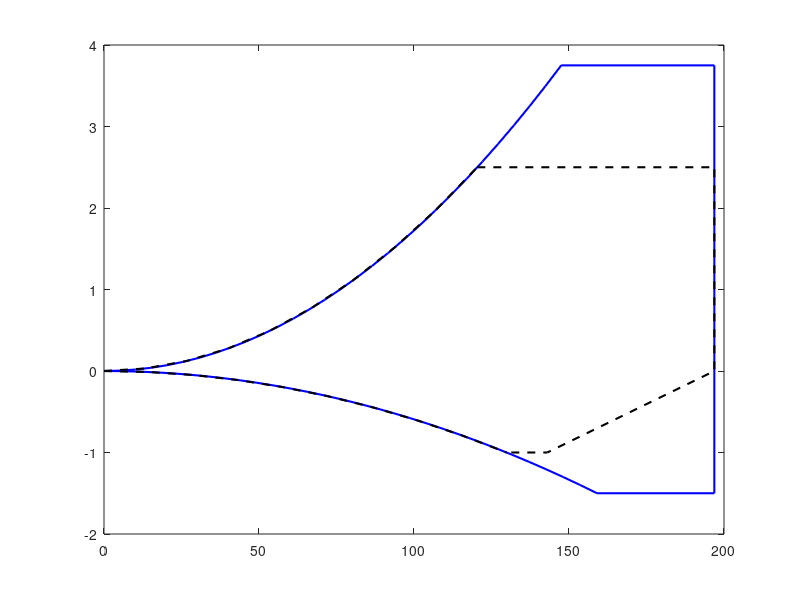

This chart was generated by the following MATLAB code: (Note: this script raises an error after producing the figure.)
clear
clc

x_FA = 0.375; % Flexural Axis 
x_AC = 0.25; % Aerodynamic Centre
x_CG = 0.4; % Wing + Fuel Centre of Gravity (update to more accurate one!!)

MTOW = 385434.9; % [N]
W_NFW = MTOW - 7475*9.81; % No fuel at wing
Sref = 79.471;
b = 28.2;
W_S = 4850;
c_bar = 3.25;
sweep_c4 = 12;
taper = 0.4;
rho = 1.225;
AR = 10;
c_root = 2*Sref/(b*(1+taper));
c_tip = c_root*taper;
sweep_FA = atand(tand(sweep_c4)-(4/AR)*((x_FA - x_AC)*(1-taper)/(1+taper)));
sweep_LE = atand(tand(sweep_c4)-(4/AR)*((0 - x_AC)*(1-taper)/(1+taper)));
sweep_hinge = atand(tand(sweep_c4)-(4/AR)*((0.75 - x_AC)*(1-taper)/(1+taper)));
sweep_10 = atand(tand(sweep_c4)-(4/AR)*((0.1 - x_AC)*(1-taper)/(1+taper)));

n = 3.75;
n_A = 2.5;
n_A_low = -1;
n_low = -1.5;
s = b*0.5; %/cosd(sweep_c4); % Should this be at c/4 or flexural axis?????
y = linspace(0,s,100);


Clmax_clean = 1.365;
Clmin_airfoil = -0.8;
Clmin = 0.6*Clmin_airfoil*cosd(sweep_c4);
Cl_alpha = 5.84;


V_cruise = 143; % [m/s] for first leg (greates EAS)
V_ne = (1/0.8)*(V_cruise/0.69)*(0.69+0.07); %formula from CS_25 





% x_airfoil = [1, 0.95033, 0.90066, 0.8509, 0.80103, 0.75107, 0.70101, 0.65086, 0.60064, 0.55035, 0.5, 0.44962, 0.39923, 0.34884, 0.29846, 0.24881, 0.19781, 0.14757, 0.09746, 0.07247, 0.04757, 0.02283, 0.01059, 0.0058, 0.00347, 0, 0.00653, 0.0092, 0.01441, 0.02717, 0.05243, 0.07753, 0.10254, 0.15243, 0.20219, 0.25189, 0.30154, 0.35116, 0.40077, 0.45038, 0.5, 0.54965, 0.59936, 0.64914, 0.69899, 0.74893, 0.79897, 0.8491, 0.89934, 0.94967, 1];
% y_airfoil = [0, 0.00986, 0.01979, 0.02974, 0.03935, 0.04847, 0.05686, 0.0644, 0.07085, 0.07602, 0.07963, 0.08139, 0.08139, 0.07971, 0.07658, 0.07193, 0.06562, 0.05741, 0.04672, 0.0401, 0.03227, 0.02234, 0.01588, 0.01236, 0.0101, 0, -0.0081, -0.00956, -0.0116, -0.0149, -0.01963, -0.02314, -0.02604, -0.03049, -0.03378, -0.03613, -0.0377, -0.03851, -0.03855, -0.03759, -0.03551, -0.03222, -0.02801, -0.0232, -0.01798, -0.01267, -0.00751, -0.00282, 0.00089, 0.00278, 0];
% 
% figure 
% plot([x_FS,x_FS,x_RS,x_RS,x_FS],[y_avg+0.02,-y_avg+0.02,-y_avg+0.02,y_avg+0.02,y_avg+0.02],'b-','LineWidth',2)
% hold on
% plot(x_FA,0.02,'b*','LineWidth',2,'MarkerSize',14)
% %plot(x_CG,0,'ko','LineWidth',2,'MarkerSize',14)
% plot(x_airfoil,y_airfoil,'k-','LineWidth',2)
% hold off
% grid minor
% box on
% ax=gca;ax.LineWidth=1;
% set(gca,'FontSize',18)
% set(gca,'TickLabelInterpreter','latex')
% xlabel('x/c [m]','Interpreter', 'latex', 'FontSize',24)
% ylabel('y/c [m]','Interpreter', 'latex', 'FontSize',24)
% legend('Wingbox','Flexural Axis','Interpreter', 'latex', 'FontSize',22)


%%
%%%%%%%%%%%%%%%%%%%%%%%%%%% Limit Load Case %%%%%%%%%%%%%%%%%%%%%%%%%%%%%%

n_up = 2.5;
n_down = -1;
V_A_up = sqrt(MTOW*n_up/(0.5*rho*Clmax_clean*Sref));
V_A_down = sqrt(MTOW*n_down/(0.5*rho*Clmin*Sref));

V_left_up = linspace(0,V_A_up,10);
V_left_down = linspace(0,V_A_down,10);
n_left_up = 0.5*rho*V_left_up.^2*Clmax_clean*Sref/MTOW;
n_left_down = 0.5*rho*V_left_down.^2*Clmin*Sref/MTOW;


%%%%%%%%%%%%%%%%%%%%%%%%%% Ultimate Load Case %%%%%%%%%%%%%%%%%%%%%%%%%%%%

n_up_UL = 2.5*1.5;
n_down_UL = -1*1.5;
V_A_up_UL = sqrt(MTOW*n_up_UL/(0.5*rho*Clmax_clean*Sref));
V_A_down_UL = sqrt(MTOW*n_down_UL/(0.5*rho*Clmin*Sref));

V_left_up_UL = linspace(0,V_A_up_UL,30);
V_left_down_UL = linspace(0,V_A_down_UL,30);
n_left_up_UL = 0.5*rho*V_left_up_UL.^2*Clmax_clean*Sref/MTOW;
n_left_down_UL = 0.5*rho*V_left_down_UL.^2*Clmin*Sref/MTOW;


figure
plot(V_left_up_UL,n_left_up_UL,'b-','LineWidth',1.5)
hold on
plot(V_left_up,n_left_up,'k--','LineWidth',1.5)
plot(V_left_down_UL,n_left_down_UL,'b-','LineWidth',1.5)
plot([V_A_up_UL,V_ne,V_ne,V_A_down_UL],[n_up_UL,n_up_UL,n_down_UL,n_down_UL],'b-','LineWidth',1.5)
plot(V_left_down,n_left_down,'k--','LineWidth',1.5)
plot([V_A_up,V_ne,V_ne,V_cruise,V_A_down],[n_up,n_up,0,n_down,n_down],'k--','LineWidth',1.5)
p1=plot(120.426,2.5,'ko',MarkerFaceColor='k');
label(p1,'$V_A$','Interpreter', 'latex','FontSize',15)
p2=plot(196.88,3.75,'ko',MarkerFaceColor='k');
label(p2,'$V_D$','Interpreter', 'latex','FontSize',15)
hold off
grid on 
box on
ax=gca;ax.LineWidth=1;
set(gca,'FontSize',15)
set(gca,'TickLabelInterpreter','latex')
xlabel('EAS [m/s]','Interpreter', 'latex', 'FontSize',18)
ylabel('Load Factor n','Interpreter', 'latex', 'FontSize',18)
legend('Ultimate Load','Limit Load','Interpreter', 'latex', 'FontSize',16)


%%%%%%%%%%%%%%%%%%%%%%%%%%%%% Gust Loads %%%%%%%%%%%%%%%%%%%%%%%%%%%%%%%%
rho = 1.225;
mu = W_S/(0.5*rho*9.81*c_bar*Cl_alpha);
K = 0.88*mu/(5.3 + mu);

U_de_turb = 20;
U_de_cruise = 15.2;
U_de_dive = 7.6;

U_turb = K*U_de_turb;
U_cruise = K*U_de_cruise;
U_dive = K*U_de_dive;

V_s1 = sqrt(MTOW*1/(0.5*rho*Clmax_clean*Sref)); % Stall speed at level flight

V_g = V_s1*sqrt(1 + (K*U_de_turb*V_cruise*1.94384*Cl_alpha)/(498*W_S*0.204816));

% dn_turb = 0.5*rho*U_turb*V_g*Cl_alpha/W_S;
% dn_cruise = 0.5*rho*U_cruise*V_cruise*Cl_alpha/W_S;
% dn_dive = 0.5*rho*U_dive*V_ne*Cl_alpha/W_S;

dn_turb = Cl_alpha*0.5*rho*V_g*U_turb/W_S;
dn_cruise = 0.5*rho*U_cruise*V_cruise*Cl_alpha/W_S;
dn_dive = 0.5*rho*U_dive*V_ne*Cl_alpha/W_S;

figure
plot(V_left_up_UL,n_left_up_UL,'b-','LineWidth',1.5)
hold on
plot(V_left_up,n_left_up,'k--','LineWidth',1.5)
plot([0,V_g,V_cruise,V_ne,V_ne,V_cruise,V_g,0],[1,1+dn_turb,1+dn_cruise,1+dn_dive,1-dn_dive,1-dn_cruise,1-dn_turb,1],'r-.','LineWidth',1.5)
plot(V_left_down_UL,n_left_down_UL,'b-','LineWidth',1.5)
plot([V_A_up_UL,V_ne,V_ne,V_A_down_UL],[n_up_UL,n_up_UL,n_down_UL,n_down_UL],'b-','LineWidth',1.5)
plot(V_left_down,n_left_down,'k--','LineWidth',1.5)
plot([V_A_up,V_ne,V_ne,V_cruise,V_A_down],[n_up,n_up,0,n_down,n_down],'k--','LineWidth',1.5)
p1=plot(120.426,2.5,'ko',MarkerFaceColor='k');
label(p1,'$V_A$','Interpreter', 'latex','FontSize',15)
p2=plot(196.88,3.75,'ko',MarkerFaceColor='k');
label(p2,'$V_D$','Interpreter', 'latex','FontSize',15)
hold off
grid on
box on
ax=gca;ax.LineWidth=1;
set(gca,'FontSize',15)
set(gca,'TickLabelInterpreter','latex')
xlabel('EAS [m/s]','Interpreter', 'latex', 'FontSize',18)
ylabel('Load Factor n','Interpreter', 'latex', 'FontSize',18)
legend('Ultimate Load','Limit Load','Gust Load','Interpreter', 'latex', 'FontSize',16)

%%%%%%%%%%%%%%%%%%%%%%%%%% Normal Landing Load %%%%%%%%%%%%%%%%%%%%%%%%%%%

V_v = 3.05;
n_gear = 3;
W_land = 356806.6;
KE_v = 0.5*(W_land/9.81)*V_v^2;


%%%%%%%%%%%%%%%%%%%%%%%%%%%%% Inertia Loads %%%%%%%%%%%%%%%%%%%%%%%%%%%%%%

% 3.5 Load Factor

W_fuel = zeros(1,length(y));
W_wing = zeros(1,length(y));
W_fuel_dist = zeros(1,length(y));
W_wing_dist = zeros(1,length(y));
y_n = linspace(0,b/2,100);
W_engine = zeros(1,length(y));
W_engine(length(y)*0.3) = 14601*n;
W_dist_engine = zeros(1,length(y));
W_dist_engine(length(y)*0.3) = 14601;
Thrust_dist = zeros(1,length(y));
Thrust_dist(length(y)*0.3) = 63000;

for i = 1:length(y_n)
    if y_n(i) < 13
        W_fuel(i) = (3737.5 - (-22.368*y_n(i)^2 + 572.56*y_n(i) - 6.2382))*9.81*n;
    end
    W_wing(i) = (2184 - (-8.7978*y_n(i)^2 + 277.46*y_n(i) + 21.242))*9.81*n;
end

for i = 1:length(y_n)
    if y_n(i) < 13
        W_fuel_dist(i) = (3737.5 - (-22.368*y_n(i)^2 + 572.56*y_n(i) - 6.2382))*9.81;
    end
    W_wing_dist(i) = (2184 - (-8.7978*y_n(i)^2 + 277.46*y_n(i) + 21.242))*9.81;
end

W_fuel_dist(1:92) = W_fuel_dist(1:92) - 788;
for i = 1:length(y_n)-1
    W_wing_dist(length(y_n) - i) = W_wing_dist(length(y_n) - i) - W_wing_dist(length(y_n) - (i-1));
    W_fuel_dist(length(y_n) - i) = W_fuel_dist(length(y_n) - i) - W_fuel_dist(length(y_n) - (i-1));
end

SF = zeros(1,length(y));
dM = zeros(1,length(y));
BM = zeros(1,length(y));

SF_ZF = zeros(1,length(y));
dM_ZF = zeros(1,length(y));
BM_ZF = zeros(1,length(y));

for i = 1:length(y)-1
    SF(i) = W_wing(i) + W_fuel(i) + sum(W_engine(i:end));
    SF_ZF(i) = W_wing(i) + sum(W_engine(i:end));
end

for i = 1:length(y)-1
    dM(i) = (SF(i+1) + SF(i))*(y(i+1) - y(i))*0.5;
    dM_ZF(i) = (SF_ZF(i+1) + SF_ZF(i))*(y(i+1) - y(i))*0.5;
end

for i = 1:length(y)-1
    BM(i) = sum(dM(i:end));
    BM_ZF(i) = sum(dM_ZF(i:end));
end


% 2.5 Load Factor (V_A)

W_fuel_A = zeros(1,length(y));
W_wing_A = zeros(1,length(y));
y_n = linspace(0,b/2,100);
W_engine_A = zeros(1,length(y));
W_engine_A(length(y)*0.3) = 14601*n_A;

for i = 1:length(y_n)
    if y_n(i) < 13
        W_fuel_A(i) = (3737.5 - (-22.368*y_n(i)^2 + 572.56*y_n(i) - 6.2382))*9.81*n_A;
    end
    W_wing_A(i) = (2184 - (-8.7978*y_n(i)^2 + 277.46*y_n(i) + 21.242))*9.81*n_A;
end

SF_A = zeros(1,length(y));
dM_A = zeros(1,length(y));
BM_A = zeros(1,length(y));

SF_ZF_A = zeros(1,length(y));
dM_ZF_A = zeros(1,length(y));
BM_ZF_A = zeros(1,length(y));

for i = 1:length(y)-1
    SF_A(i) = W_wing_A(i) + W_fuel_A(i) + sum(W_engine_A(i:end));
    SF_ZF_A(i) = W_wing_A(i) + sum(W_engine_A(i:end));
end

for i = 1:length(y)-1
    dM_A(i) = (SF_A(i+1) + SF_A(i))*(y(i+1) - y(i))*0.5;
    dM_ZF_A(i) = (SF_ZF_A(i+1) + SF_ZF_A(i))*(y(i+1) - y(i))*0.5;
end

for i = 1:length(y)-1
    BM_A(i) = sum(dM_A(i:end));
    BM_ZF_A(i) = sum(dM_ZF_A(i:end));
end

% -1.5 Load Factor

W_fuel_low = zeros(1,length(y));
W_wing_low = zeros(1,length(y));
y_n = linspace(0,b/2,100);
W_engine_low = zeros(1,length(y));
W_engine_low(length(y)*0.3) = 14601*n_low;

for i = 1:length(y_n)
    if y_n(i) < 13
        W_fuel_low(i) = (3737.5 - (-22.368*y_n(i)^2 + 572.56*y_n(i) - 6.2382))*9.81*n_low;
    end
    W_wing_low(i) = (2184 - (-8.7978*y_n(i)^2 + 277.46*y_n(i) + 21.242))*9.81*n_low;
end

SF_low = zeros(1,length(y));
dM_low = zeros(1,length(y));
BM_low = zeros(1,length(y));

SF_ZF_low = zeros(1,length(y));
dM_ZF_low = zeros(1,length(y));
BM_ZF_low = zeros(1,length(y));

for i = 1:length(y)-1
    SF_low(i) = W_wing_low(i) + W_fuel_low(i) + sum(W_engine_low(i:end));
    SF_ZF_low(i) = W_wing_low(i) + sum(W_engine_low(i:end));
end

for i = 1:length(y)-1
    dM_low(i) = (SF_low(i+1) + SF_low(i))*(y(i+1) - y(i))*0.5;
    dM_ZF_low(i) = (SF_ZF_low(i+1) + SF_ZF_low(i))*(y(i+1) - y(i))*0.5;
end

for i = 1:length(y)-1
    BM_low(i) = sum(dM_low(i:end));
    BM_ZF_low(i) = sum(dM_ZF_low(i:end));
end


% -1 Load Factor (V_A)

W_fuel_A_low = zeros(1,length(y));
W_wing_A_low = zeros(1,length(y));
y_n = linspace(0,b/2,100);
W_engine_A_low = zeros(1,length(y));
W_engine_A_low(length(y)*0.3) = 14601*n_A_low;

for i = 1:length(y_n)
    if y_n(i) < 13
        W_fuel_A_low(i) = (3737.5 - (-22.368*y_n(i)^2 + 572.56*y_n(i) - 6.2382))*9.81*n_A_low;
    end
    W_wing_A_low(i) = (2184 - (-8.7978*y_n(i)^2 + 277.46*y_n(i) + 21.242))*9.81*n_A_low;
end

SF_A_low = zeros(1,length(y));
dM_A_low = zeros(1,length(y));
BM_A_low = zeros(1,length(y));

SF_ZF_A_low = zeros(1,length(y));
dM_ZF_A_low = zeros(1,length(y));
BM_ZF_A_low = zeros(1,length(y));

for i = 1:length(y)-1
    SF_A_low(i) = W_wing_A_low(i) + W_fuel_A_low(i) + sum(W_engine_A_low(i:end));
    SF_ZF_A_low(i) = W_wing_A_low(i) + sum(W_engine_A_low(i:end));
end

for i = 1:length(y)-1
    dM_A_low(i) = (SF_A_low(i+1) + SF_A_low(i))*(y(i+1) - y(i))*0.5;
    dM_ZF_A_low(i) = (SF_ZF_A_low(i+1) + SF_ZF_A_low(i))*(y(i+1) - y(i))*0.5;
end

for i = 1:length(y)-1
    BM_A_low(i) = sum(dM_A_low(i:end));
    BM_ZF_A_low(i) = sum(dM_ZF_A_low(i:end));
end


% figure
% plot(y,SF,'b-','LineWidth',1.5)
% hold on
% plot(y,SF_ZF,'b-.','LineWidth',1.5)
% hold off
% grid on
% box on
% xlabel('Spanwise position [m]','Interpreter', 'latex', 'FontSize',14)
% ylabel('Inertia Shear Force [N]','Interpreter', 'latex', 'FontSize',14)
% legend('Load Case 1 (MTOW)','Load Case 1 (Zero Wing Fuel)','Interpreter', 'latex', 'FontSize',12)
% 
% figure
% plot(y,BM,'b-','LineWidth',1.5)
% hold on
% plot(y,BM_ZF,'b-.','LineWidth',1.5)
% hold off
% grid on
% box on
% xlabel('Spanwise position [m]','Interpreter', 'latex', 'FontSize',14)
% ylabel('Inertia Bending Moment [Nm]','Interpreter', 'latex', 'FontSize',14)
% legend('Load Case 1 (MTOW)','Load Case 1 (Zero Wing Fuel)','Interpreter', 'latex', 'FontSize',12)


%%%%%%%%%%%%%%%%%%%%%%%%%%%%% Aero Loads %%%%%%%%%%%%%%%%%%%%%%%%%%%%%%%%

L_dist = MTOW;
L0_dist = 2*L_dist/(pi*s);
dL_dist = L0_dist*sqrt(1-(y/s).^2);

L = n*MTOW;
L0 = 2*L/(pi*s);
dL = L0*sqrt(1-(y/s).^2);

L_ZF = n*W_NFW;
L0_ZF = 2*L_ZF/(pi*s);
dL_ZF = L0_ZF*sqrt(1-(y/s).^2);

L_A = n_A*MTOW;
L0_A = 2*L_A/(pi*s);
dL_A = L0_A*sqrt(1-(y/s).^2);

L_A_low = n_A_low*MTOW;
L0_A_low = 2*L_A_low/(pi*s);
dL_A_low = L0_A_low*sqrt(1-(y/s).^2);

L_ZF_A = n_A*W_NFW;
L0_ZF_A = 2*L_ZF_A/(pi*s);
dL_ZF_A = L0_ZF_A*sqrt(1-(y/s).^2);

L_low = n_low*MTOW;
L0_low = 2*L_low/(pi*s);
dL_low = L0_low*sqrt(1-(y/s).^2);

L_ZF_low = n_low*W_NFW;
L0_ZF_low = 2*L_ZF_low/(pi*s);
dL_ZF_low = L0_ZF_low*sqrt(1-(y/s).^2);

Lift = zeros(1,length(y));
SF_aero = zeros(1,length(y));
dM_aero = zeros(1,length(y));
BM_aero = zeros(1,length(y));

Lift_ZF = zeros(1,length(y));
SF_aero_ZF = zeros(1,length(y));
dM_aero_ZF = zeros(1,length(y));
BM_aero_ZF = zeros(1,length(y));

Lift_A = zeros(1,length(y));
SF_aero_A = zeros(1,length(y));
dM_aero_A = zeros(1,length(y));
BM_aero_A = zeros(1,length(y));

Lift_A_low = zeros(1,length(y));
SF_aero_A_low = zeros(1,length(y));
dM_aero_A_low = zeros(1,length(y));
BM_aero_A_low = zeros(1,length(y));

Lift_ZF_A = zeros(1,length(y));
SF_aero_ZF_A = zeros(1,length(y));
dM_aero_ZF_A = zeros(1,length(y));
BM_aero_ZF_A = zeros(1,length(y));

Lift_low = zeros(1,length(y));
SF_aero_low = zeros(1,length(y));
dM_aero_low = zeros(1,length(y));
BM_aero_low = zeros(1,length(y));

Lift_ZF_low = zeros(1,length(y));
SF_aero_ZF_low = zeros(1,length(y));
dM_aero_ZF_low = zeros(1,length(y));
BM_aero_ZF_low = zeros(1,length(y));

for i = 1:length(y)-1
    Lift(i) = (dL(i+1) + dL(i))*(y(i+1) - y(i))*0.5;
    Lift_ZF(i) = (dL_ZF(i+1) + dL_ZF(i))*(y(i+1) - y(i))*0.5;
    Lift_A(i) = (dL_A(i+1) + dL_A(i))*(y(i+1) - y(i))*0.5;
    Lift_A_low(i) = (dL_A_low(i+1) + dL_A_low(i))*(y(i+1) - y(i))*0.5;
    Lift_ZF_A(i) = (dL_ZF_A(i+1) + dL_ZF_A(i))*(y(i+1) - y(i))*0.5;
    Lift_low(i) = (dL_low(i+1) + dL_low(i))*(y(i+1) - y(i))*0.5;
    Lift_ZF_low(i) = (dL_ZF_low(i+1) + dL_ZF_low(i))*(y(i+1) - y(i))*0.5;
end

for i = 1:length(y)-1
    SF_aero(i) = sum(Lift(i:end));
    SF_aero_ZF(i) = sum(Lift_ZF(i:end));
    SF_aero_A(i) = sum(Lift_A(i:end));
    SF_aero_A_low(i) = sum(Lift_A_low(i:end));
    SF_aero_ZF_A(i) = sum(Lift_ZF_A(i:end));
    SF_aero_low(i) = sum(Lift_low(i:end));
    SF_aero_ZF_low(i) = sum(Lift_ZF_low(i:end));
end

for i = 1:length(y)-1
    dM_aero(i) = (SF_aero(i+1) + SF_aero(i))*(y(i+1) - y(i))*0.5;
    dM_aero_ZF(i) = (SF_aero_ZF(i+1) + SF_aero_ZF(i))*(y(i+1) - y(i))*0.5;
    dM_aero_A(i) = (SF_aero_A(i+1) + SF_aero_A(i))*(y(i+1) - y(i))*0.5;
    dM_aero_A_low(i) = (SF_aero_A_low(i+1) + SF_aero_A_low(i))*(y(i+1) - y(i))*0.5;
    dM_aero_ZF_A(i) = (SF_aero_ZF_A(i+1) + SF_aero_ZF_A(i))*(y(i+1) - y(i))*0.5;
    dM_aero_low(i) = (SF_aero_low(i+1) + SF_aero_low(i))*(y(i+1) - y(i))*0.5;
    dM_aero_ZF_low(i) = (SF_aero_ZF_low(i+1) + SF_aero_ZF_low(i))*(y(i+1) - y(i))*0.5;
end

for i = 1:length(y)-1
    BM_aero(i) = sum(dM_aero(i:end));
    BM_aero_ZF(i) = sum(dM_aero_ZF(i:end));
    BM_aero_A(i) = sum(dM_aero_A(i:end));
    BM_aero_A_low(i) = sum(dM_aero_A_low(i:end));
    BM_aero_ZF_A(i) = sum(dM_aero_ZF_A(i:end));
    BM_aero_low(i) = sum(dM_aero_low(i:end));
    BM_aero_ZF_low(i) = sum(dM_aero_ZF_low(i:end));
end

% figure
% plot(y,SF_aero,'b-','LineWidth',1.5)
% hold on
% plot(y,SF_aero_ZF,'b-.','LineWidth',1.5)
% hold off
% grid on
% box on
% xlabel('Spanwise position [m]','Interpreter', 'latex', 'FontSize',14)
% ylabel('Aerodynamic Shear Force [N]','Interpreter', 'latex', 'FontSize',14)
% legend('Load Case 1 (MTOW)','Load Case 1 (Zero Wing Fuel)','Interpreter', 'latex', 'FontSize',12)
% 
% figure
% plot(y,BM_aero,'b-','LineWidth',1.5)
% hold on
% plot(y,BM_aero_ZF,'b-.','LineWidth',1.5)
% hold off
% grid on
% box on
% xlabel('Spanwise position [m]','Interpreter', 'latex', 'FontSize',14)
% ylabel('Aerodynamic Bending Moment [Nm]','Interpreter', 'latex', 'FontSize',14)
% legend('Load Case 1 (MTOW)','Load Case 1 (Zero Wing Fuel)','Interpreter', 'latex', 'FontSize',12)


%%%%%%%%%%%%%%%%%%%%%%%%%%%%%%  Torque  %%%%%%%%%%%%%%%%%%%%%%%%%%%%%%%


% Moment defined as +ve in anti-clockwise direction

Cm0 = -0.023;
c = (c_tip - c_root)*(y/s) + c_root;

dM0 = 0.5*rho*V_ne^2*Sref*2.991*Cm0*Lift/(s*n*MTOW/2); % Moment per unit span (correction for sweep?)
dM0_A = 0.5*rho*V_A_up^2*Sref*2.991*Cm0*Lift/(s*n_A*MTOW/2); % Moment per unit span (correction for sweep?)
dM0_A_low = 0.5*rho*V_A_down^2*Sref*2.991*Cm0*Lift/(s*n_A_low*MTOW/2); % Moment per unit span (correction for sweep?)
dM0_low = 0.5*rho*V_ne^2*Sref*2.991*Cm0*Lift/(s*n*MTOW/2); % Moment per unit span (correction for sweep?)

dM_lift = -dL.*c*(x_FA - x_AC);
dM_lift_low = -dL_low.*c*(x_FA - x_AC);
dM_lift_A = -dL_A.*c*(x_FA - x_AC);
dM_lift_A_low = -dL_A_low.*c*(x_FA - x_AC);
dM_lift_ZF = -dL_ZF.*c*(x_FA - x_AC);
dM_lift_ZF_low = -dL_ZF_low.*c*(x_FA - x_AC);

M0 = zeros(1,length(y));
M0_A = zeros(1,length(y));
M0_A_low = zeros(1,length(y));
M0_low = zeros(1,length(y));
M_lift = zeros(1,length(y));
M_lift_low = zeros(1,length(y));
M_lift_A = zeros(1,length(y));
M_lift_A_low = zeros(1,length(y));
M_lift_ZF = zeros(1,length(y));
M_lift_ZF_low = zeros(1,length(y));

for i = 1:length(y)-1
    M0(i) = (dM0(i+1) + dM0(i))*(y(i+1) - y(i))*0.5;
    M0_A(i) = (dM0_A(i+1) + dM0_A(i))*(y(i+1) - y(i))*0.5;
    M0_A_low(i) = (dM0_A_low(i+1) + dM0_A_low(i))*(y(i+1) - y(i))*0.5;
    M0_low(i) = (dM0_low(i+1) + dM0_low(i))*(y(i+1) - y(i))*0.5;
    M_lift(i) = (dM_lift(i+1) + dM_lift(i))*(y(i+1) - y(i))*0.5;
    M_lift_low(i) = (dM_lift_low(i+1) + dM_lift_low(i))*(y(i+1) - y(i))*0.5;
    M_lift_A(i) = (dM_lift_A(i+1) + dM_lift_A(i))*(y(i+1) - y(i))*0.5;
    M_lift_A_low(i) = (dM_lift_A_low(i+1) + dM_lift_A_low(i))*(y(i+1) - y(i))*0.5;
    M_lift_ZF(i) = (dM_lift_ZF(i+1) + dM_lift_ZF(i))*(y(i+1) - y(i))*0.5;
    M_lift_ZF_low(i) = (dM_lift_ZF_low(i+1) + dM_lift_ZF_low(i))*(y(i+1) - y(i))*0.5;
end


M_fuel = zeros(1,length(y));
M_wing = zeros(1,length(y));
M_fuel_low = zeros(1,length(y));
M_wing_low = zeros(1,length(y));
M_fuel_A = zeros(1,length(y));
M_wing_A = zeros(1,length(y));
M_fuel_A_low = zeros(1,length(y));
M_wing_A_low = zeros(1,length(y));
for i = 1:length(y)-1
    M_fuel(i) = (W_fuel(i)-W_fuel(i+1)).*c(i)*(x_FA - x_CG);
    M_wing(i) = (W_wing(i)-W_wing(i+1)).*c(i)*(x_FA - x_CG);
    M_fuel_low(i) = (W_fuel_low(i)-W_fuel_low(i+1)).*c(i)*(x_FA - x_CG);
    M_wing_low(i) = (W_wing_low(i)-W_wing_low(i+1)).*c(i)*(x_FA - x_CG);
    M_fuel_A(i) = (W_fuel_A(i)-W_fuel_A(i+1)).*c(i)*(x_FA - x_CG);
    M_wing_A(i) = (W_wing_A(i)-W_wing_A(i+1)).*c(i)*(x_FA - x_CG);
    M_fuel_A_low(i) = (W_fuel_A_low(i)-W_fuel_A_low(i+1)).*c(i)*(x_FA - x_CG);
    M_wing_A_low(i) = (W_wing_A_low(i)-W_wing_A_low(i+1)).*c(i)*(x_FA - x_CG);
end

M_engine = zeros(1,length(y));
M_engine(length(y)*0.3) = 14601*1.28*n - 2.0193*63000;
M_engine_OEI = zeros(1,length(y));
M_engine_OEI(length(y)*0.3) = 14601*1.28*n;
M_engine_low = zeros(1,length(y));
M_engine_low(length(y)*0.3) = 14601*1.28*n_low - 2.0193*63000; 
M_engine_A = zeros(1,length(y));
M_engine_A(length(y)*0.3) = 14601*1.28*n_A - 2.0193*63000;
M_engine_A_low = zeros(1,length(y));
M_engine_A_low(length(y)*0.3) = 14601*1.28*n_A_low - 2.0193*63000;

dT = M0 + M_lift + M_fuel + M_wing + M_engine;
dT_OEI = M0 + M_lift + M_fuel + M_wing + M_engine_OEI;
dT_A = M0_A + M_lift_A + M_fuel_A + M_wing_A + M_engine_A;
dT_A_low = M0_A_low + M_lift_A_low + M_fuel_A_low + M_wing_A_low + M_engine_A_low;
dT_low = M0_low + M_lift_low + M_fuel_low + M_wing_low + M_engine_low;
dT_ZF = M0 + M_lift_ZF + M_wing + M_engine;
dT_ZF_low = M0_low + M_lift_ZF_low + M_wing_low + M_engine_low;

Torque = zeros(1,length(y));
Torque_OEI = zeros(1,length(y));
Torque_A = zeros(1,length(y));
Torque_A_low = zeros(1,length(y));
Torque_low = zeros(1,length(y));
Torque_ZF = zeros(1,length(y));
Torque_ZF_low = zeros(1,length(y));

for i = 1:length(y)-1
    Torque(i) = sum(dT(i:end));
    Torque_OEI(i) = sum(dT_OEI(i:end));
    Torque_A(i) = sum(dT_A(i:end));
    Torque_A_low(i) = sum(dT_A_low(i:end));
    Torque_low(i) = sum(dT_low(i:end));
    Torque_ZF(i) = sum(dT_ZF(i:end));
    Torque_ZF_low(i) = sum(dT_ZF_low(i:end));
end

Torque_total = Torque*cosd(sweep_FA) + (BM_aero-BM)*sind(sweep_FA);
BM_total = (BM_aero-BM) + Torque*sind(sweep_FA);

Torque_total_OEI = Torque_OEI*cosd(sweep_FA) + (BM_aero-BM)*sind(sweep_FA);
BM_total_OEI = (BM_aero-BM) + Torque_OEI*sind(sweep_FA);

Torque_total_low = Torque_low*cosd(sweep_FA) + (BM_aero_low-BM_low)*sind(sweep_FA);
BM_total_low = (BM_aero_low-BM_low) + Torque_low*sind(sweep_FA);

Torque_total_A = Torque_A*cosd(sweep_FA) + (BM_aero_A-BM_A)*sind(sweep_FA);
BM_total_A = (BM_aero_A-BM_A) + Torque_A*sind(sweep_FA);

Torque_total_A_low = Torque_A_low*cosd(sweep_FA) + (BM_aero_A_low-BM_A_low)*sind(sweep_FA);
BM_total_A_low = (BM_aero_A_low-BM_A_low) + Torque_A_low*sind(sweep_FA);


figure
plot(y,SF_aero - SF,'b-','LineWidth',1.5)
hold on
plot(y,SF_aero_low - SF_low,'b-.','LineWidth',1.5)
plot(y,SF_aero_A - SF_A,'k-','LineWidth',1.5)
plot(y,SF_aero_A_low - SF_A_low,'k-.','LineWidth',1.5)
% plot(y,SF_aero_ZF - SF_ZF,'k-','LineWidth',1.5)
% plot(y,SF_aero_ZF_low - SF_ZF_low,'k-.','LineWidth',1.5)
% plot(y,SF_aero_ZF_A - SF_ZF_A,'r-.','LineWidth',1.5)
hold off
grid on
box on
ax=gca;ax.LineWidth=1;
set(gca,'FontSize',15)
set(gca,'TickLabelInterpreter','latex')
xlabel('Spanwise position [m]','Interpreter', 'latex', 'FontSize',18)
ylabel('Shear Force [N]','Interpreter', 'latex', 'FontSize',18)
legend('Load Case 1 ($V_D$ at n = 3.75)','Load Case 1 ($V_D$ at n = -1.5)','Load Case 1 ($V_A$ at n = 2.5)','Load Case 1 ($V_A$ at n = -1)','Interpreter', 'latex', 'FontSize',16)

figure
plot(y,BM_total,'b-','LineWidth',1.5)
hold on
plot(y,BM_total_low,'b-.','LineWidth',1.5)
plot(y,BM_total_A,'k-','LineWidth',1.5)
plot(y,BM_total_A_low,'k-.','LineWidth',1.5)
% plot(y,BM_aero_ZF - BM_ZF,'k-','LineWidth',1.5)
% plot(y,BM_aero_ZF_low - BM_ZF_low,'k-.','LineWidth',1.5)
% plot(y,BM_aero_ZF_A - BM_ZF_A,'r-.','LineWidth',1.5)
hold off
grid on
box on
ax=gca;ax.LineWidth=1;
set(gca,'FontSize',15)
set(gca,'TickLabelInterpreter','latex')
xlabel('Spanwise position [m]','Interpreter', 'latex', 'FontSize',18)
ylabel('Bending Moment [Nm]','Interpreter', 'latex', 'FontSize',18)
legend('Load Case 1 ($V_D$ at n = 3.75)','Load Case 1 ($V_D$ at n = -1.5)','Load Case 1 ($V_A$ at n = 2.5)','Load Case 1 ($V_A$ at n = -1)','Interpreter', 'latex', 'FontSize',16)

figure
set(gca,'FontSize',50)
plot(y,Torque_total,'b-','LineWidth',1.5)
hold on
plot(y,Torque_total_low,'b-.','LineWidth',1.5)
plot(y,Torque_total_A,'k-','LineWidth',1.5)
plot(y,Torque_total_A_low,'k-.','LineWidth',1.5)
plot(y,Torque_total_OEI,'g-','LineWidth',1.5)
% plot(y,Torque_ZF,'k-','LineWidth',1.5)
% plot(y,Torque_ZF_low,'k-.','LineWidth',1.5)
hold off
box on 
grid on
ax=gca;ax.LineWidth=1;
set(gca,'FontSize',15)
set(gca,'TickLabelInterpreter','latex')
xlabel('Spanwise position [m]','Interpreter', 'latex', 'FontSize',18)
ylabel('Torque [Nm]','Interpreter', 'latex', 'FontSize',18)
legend('Load Case 1 ($V_D$ at n = 3.75)','Load Case 1 ($V_D$ at n = -1.5)','Load Case 1 ($V_A$ at n = 2.5)','Load Case 1 ($V_A$ at n = -1)','Load Case 2 (OEI)','Interpreter', 'latex', 'FontSize',16)



figure
plot(y,dL_dist,'b-','LineWidth',1.5)
hold on
plot(y,W_wing_dist,'r-','LineWidth',1.5)
plot(y,W_fuel_dist,'g-','LineWidth',1.5)
plot(y,W_dist_engine,'k-','LineWidth',1.5)
plot(y,Thrust_dist,'Color',[0.75, 0.75, 0],'LineWidth',1.5)
hold off
grid on
box on
ax=gca;ax.LineWidth=1;
set(gca,'FontSize',15)
set(gca,'TickLabelInterpreter','latex')
xlabel('Spanwise position [m]','Interpreter', 'latex', 'FontSize',18)
ylabel('Load Distribution [N/m]','Interpreter', 'latex', 'FontSize',18)
legend('Lift','Wing Weight','Fuel Weight','Engine Weight','Thrust','Interpreter', 'latex', 'FontSize',16)


%% D-Section

%%%%%%%%%%%%%%%%%%%%%%%%%%%%%%% D-Section %%%%%%%%%%%%%%%%%%%%%%%%%%%%%%

clear y
y = linspace(0,s,100);
c = (c_tip - c_root)*(y/s) + c_root;

SF_dcell = SF_aero(1:100)-SF(1:100);
T_dcell = Torque_total_OEI(1:100);

y_FS_c1 = 0.0989;
y_RS_c1 = 0.0879;

x_FS = 0.15;
x_RS = 0.6;
x_FA = 0.375;

y_FS = y_FS_c1*c;
y_RS = y_RS_c1*c;
y_avg = (y_FS + y_RS)/2;
l_box = c*(x_RS - x_FS);
% 
% E = 73.8*10^9; 
% rho = 2.77*100^3/1000;
% sigma_yield = 430*10^6;
% 
% q_shear = (SF_dcell)./(2*y_avg);
% q_torque = T_dcell./(2.*l_box.*y_avg);
% q_front = abs(q_shear + q_torque);
% q_rear = abs(q_shear - q_torque);
% 
% 
% max_shear_flow = q_front;
% 
% set1_1 = [0,8.1; 1.6,9; 2.7,10; 3.35,11; 3.95,12; 4.4,13; 4.8,14; 5.25,15; 6.05,17; 7.1,20; ...
%        7.4,21; 8,23; 8.4,24; 10.4,31; 11,33; 11.3,34; 11.8,36; 12.3,38; 12.8,40; 14,45; 14.2,46; ...
%        14.9,49; 15.6,52; 15.8,53; 16,54; 16.2,55; 17.1,59];
% p1_1 = polyfit(set1_1(:,1)', set1_1(:,2)', 7);
% 
% % Model curve ratio = 1.5
% set1_15 = [0,6.6; 1.4,7; 2.2,7.5; 2.8,8; 3.55,9; 4.1,10; 4.6,11; 5.1,12; 5.8,13.8; 6.2,15; ...
%        6.8,16.5; 7.3,18; 7.9,20; 8.4,21.5; 9,23.5; 9.2,24; 9.5,25; 9.8,26; 10.8,29.5; 11.2,30.9; ...
%        11.8,33; 12.6,36; 13.6,40; 14.8,45; 15.7,49; 16.8,54; 17.8,59];
% p1_15 = polyfit(set1_15(:,1)', set1_15(:,2)', 7);
% 
% % Model curve ratio = 5
% set1_5 = [0,4.8; 1,5; 2,5.5; 2.6,6; 3.45,7; 4.4,8.5; 5.4,10.5; 6,12; 6.8,14; 8.95,20; 9.8,23; ...
%        10.1,24; 10.4,25; 11.5,29; 12.6,33; 13.6,37; 13.8,38; 14.6,41; 14.8,42; 15.5,45; 16,47; ...
%        17.3,53; 18,56; 18.2,56; 18.4,58; 18.8,60];
% p1_5 = polyfit(set1_5(:,1)', set1_5(:,2)', 7);
% 
% % Plot results
% x1 = 0:0.2:20;
% y1_1 = polyval(p1_1,x1);
% y1_15 = polyval(p1_15,x1);
% y1_5 = polyval(p1_5,x1);
% 
% % figure
% % plot(x1,y1_1,'-b','LineWidth',1.5);
% % hold on
% % plot(x1,y1_15,'-r','LineWidth',1.5);
% % plot(x1,y1_5,'-g','LineWidth',1.5);
% % hold off
% % box on
% % grid on
% % xlim([0 20])
% % ylim([0 60])
% % ax=gca;ax.LineWidth=1;
% % set(gca,'FontSize',15)
% % set(gca,'TickLabelInterpreter','latex')
% % xlabel('$a/sqrt(Rt)$','Interpreter', 'latex', 'FontSize',18)
% % ylabel('$K_s$','Interpreter', 'latex', 'FontSize',18)
% % legend('$1.0$', '$1.5$', '$>5$','Location','southeast','Interpreter', 'latex', 'FontSize',16);
% 
% % Graph 2 (a/b)
% % Model curve ratio = 1
% set2_1 = [0,8.1; 1.6,9; 2.7,10; 3.35,11; 3.95,12; 4.4,13; 4.8,14; 5.25,15; 6.05,17; 7.1,20; ...
%        7.4,21; 8,23; 8.4,24; 10.4,31; 11,33; 11.3,34; 11.8,36; 12.3,38; 12.8,40; 14,45; 14.2,46; ...
%        14.9,49; 15.6,52; 15.8,53; 16,54; 16.2,55; 17.1,59];
% p2_1 = polyfit(set2_1(:,1)', set2_1(:,2)', 7);
% 
% % Model curve ratio = 1.5
% set2_15 = [0,6.6; 1.6,6.8; 2.1,7; 2.8,7.5; 3.35,8; 4,9; 4.55,10; 4.8,10.5; 5.4,11.8; 6.3,14; ...
%        7.1,16; 7.5,17; 8.8,20.5; 10,24; 10.2,24.5; 10.8,26.5; 11,27; 11.8,29.5; 12.4,31.5; 13,33.5; ...
%        14,37; 14.55,39; 15,40.5; 15.7,43; 16.8,47; 17.2,48.5; 17.6,50; 18,51.5; 19.2,56; 19.5,57; ...
%        20,58.8];
% p2_15 = polyfit(set2_15(:,1)', set2_15(:,2)', 7);
% 
% % Model curve ratio = 2
% set2_2 = [0,5.8; 2,6.1; 2.4,6.4; 3,7; 3.4,7.5; 3.85,8; 4.4,9; 4.95,10; 5.4,10.9; 6,12.2; ...
%        6.6,13.5; 7,14.5; 7.6,15.9; 8.45,18; 9.7,21; 10,22; 11,24.5; 11.2,25; 12.2,28; 13.2,31; ...
%        13.8,33; 14.4,35; 15,37; 15.6,39; 16.2,41; 17.2,44.6; 18,47.3; 19,51; 19.6,53; 20,54.5];
% p2_2 = polyfit(set2_2(:,1)', set2_2(:,2)', 7);
% 
% % Model curve ratio = 3
% set2_3 = [0,5.3; 1.4,5.5; 2,5.6; 2.4,5.8; 2.6,6; 3.5,7; 4.6,8.6; 4.8,8.9; 5.4,10; 6,11.2; ...
%        6.5,12; 7.4,14; 7.9,15; 8.8,17; 9.2,18; 10,19.8; 10.5,21; 11.3,23; 12.4,26; 13.2,28; ...
%        14.3,31; 15,33; 15.4,34; 16.4,37; 16.6,37.5; 17.4,39.8; 17.8,41.1; 18.15,42; 18.6,43.5; ...
%        19.1,45; 19.45,46; 19.6,46.5; 19.8,47; 20,47.6];
% p2_3 = polyfit(set2_3(:,1)', set2_3(:,2)', 7);
% 
% % Model curve ratio = inf
% set2_i = [0,4.8; 1.8,5; 2.6,5.5; 3.2,6; 4,7; 4.8,8; 5.4,9; 6,10; 6.6,11; 7.3,12; 7.9,13; ...
%        9.15,15; 9.75,16; 10.4,17; 11,18; 12,19.5; 12.6,20.5; 13.2,21.5; 13.6,22.4; 14.2,23; ...
%        14.8,24; 16,26; 16.4,26.5; 17,27.5; 18,29; 18.55,30; 19.25,31; 19.6,31.5; 19.85,32; 20,32.3];
% p2_i = polyfit(set2_i(:,1)', set2_i(:,2)', 7);
% 
% % Plot results
% x2 = 0:0.2:20;
% y2_1 = polyval(p2_1,x2);
% y2_15 = polyval(p2_15,x2);
% y2_2 = polyval(p2_2,x2);
% y2_3 = polyval(p2_3,x2);
% y2_i = polyval(p2_i,x2);
% 
% % figure
% % plot(x2,y2_1,'-b','LineWidth',1.5);
% % hold on
% % plot(x2,y2_15,'-r','LineWidth',1.5);
% % plot(x2,y2_2,'-g','LineWidth',1.5);
% % plot(x2,y2_3,'-m','LineWidth',1.5);
% % plot(x2,y2_i,'-c','LineWidth',1.5);
% % hold off
% % grid on
% % box on
% % xlim([0 20])
% % ylim([0 60])
% % ax=gca;ax.LineWidth=1;
% % set(gca,'FontSize',15)
% % set(gca,'TickLabelInterpreter','latex')
% % xlabel('$s/sqrt(Rt)$','Interpreter', 'latex', 'FontSize',18)
% % ylabel('$K_s$','Interpreter', 'latex', 'FontSize',18)
% % legend('1.0', '1.5', '2.0', '3.0', 'inf','Location','southeast','Interpreter', 'latex', 'FontSize',16);
% 
% % Save polynomial parameters
% ratiopoly = [p1_1; p1_15; p1_5; p2_1; p2_15; p2_2; p2_3; p2_i];
% 
% tau_tresca = 125*10^6; %%%%%%%%%%%%%%%%%%%%% Update!
% 
% figure
% 
% for k = 1:5 % iterates the whole dcell calculation 3 times to to get converged results
%     n_pseudo_ribs = 0:10;
%     a_pseudo_ribs = s*0.1./((n_pseudo_ribs + 1)*cosd(sweep_LE));
%     t_range = [0.005,0.0055,0.006,0.0065,0.007];
%     t_dcell = t_range(k)*ones(1,length(n_pseudo_ribs));
% 
%     data = [0.14645,  0.03994;0.12408,  0.03795;0.10332,  0.03564;0.08427,  0.03305;0.06699,  0.03023;0.05156,  0.02720;0.03806,  0.02395;0.02653,  0.02039;0.01704,  0.01646;0.00961,  0.01214;0.00428,  0.00767;0.00107,  0.00349;0.0,      0.0];
%     data(:,2) = data(:,2)*1.3;
%     l = 0;
%     for j = 1:length(y)
%         for i = 1:12
%             l(i,j) = sqrt((c(j)*data(i+1,1) - c(j)*data(i,1))^2 + (c(j)*data(i+1,2) - c(j)*data(i,2))^2);
%             A(i,j) = trapz([c(j)*data(i,1),c(j)*data(i+1,1)],[c(j)*data(i,2),c(j)*data(i+1,2)]);
%         end
%         l_curved(j) = (2*sum(l(:,j)) + 2*(0.15-0.14645)*c(j))/2;  
%         A_pseudo_rib(j) = -2*sum(A(:,j));
%     end
% 
%     Radius = (((x_FS.*c).^2)./(y_avg/2)+((y_avg/2).^2)./(x_FS.*c))/2;   % 0.9684
% 
%     for i = 1:length(n_pseudo_ribs)
%         a_b(i,:) = a_pseudo_ribs(i)./l_curved;
%         b_a(i,:) = l_curved/a_pseudo_ribs(i);
%     end
% 
%     for i = 1:length(n_pseudo_ribs)
%         for j = 1:length(y)
%             if a_b(i,j) >= 1
%                 l_sqrt_Rt(i,j) = l_curved(j)/sqrt(Radius(j)*t_dcell(i)); %b_sqrt_Rt
%             else
%                 l_sqrt_Rt(i,j) = a_pseudo_ribs(i)/sqrt(Radius(j)*t_dcell(i)); %a_sqrt_Rt
%             end
%         end
%     end
%     for i = 1:length(n_pseudo_ribs)
%         Ks_dcell(i,:) = DSectionRatioFunc(b_a(i,:),l_sqrt_Rt(i,:),ratiopoly);
%         tau_crit(i,:) = Ks_dcell(i,:).*E.*t_dcell(i).^3./(l_curved.^2);
%         tau_crit_min(i) = min(tau_crit(i,:));
% %         t_panel(i,:) = sqrt(tau_tresca.*l_curved.^2./(Ks_dcell(i,:).*E));
% %         t_opt(i) = max(t_panel(i,:));
%     end
% 
%     plot(n_pseudo_ribs,tau_crit_min,'LineWidth',1.5)
%     hold on
% end
% plot([0 10],[max_shear_flow(1),max_shear_flow(1)],'k--','LineWidth',1.5)
% hold off
% grid on
% box on
% ax=gca;ax.LineWidth=1;
% set(gca,'FontSize',15)
% set(gca,'TickLabelInterpreter','latex')
% xlabel('Number of Pseudo Ribs','Interpreter', 'latex', 'FontSize',18)
% ylabel('Minimum Buckling Shear Flow [N/m]','Interpreter', 'latex', 'FontSize',18)
% legend('$t = 5\,mm$','$t = 5.5\,mm$','$t = 6\,mm$','$t = 6.5\,mm$','$t = 7\,mm$','Max Applied Shear Flow','Interpreter', 'latex', 'FontSize',18)
% 
% m_dcell = rho*t_range*a_pseudo_ribs(1)*(l_curved(1)+l_curved(end))/2;
% t_pseudo_rib = 0.001;
% 
% for i = 1:length(n_pseudo_ribs)
%     m_pseudo_ribs(i) = 0;
%     if n_pseudo_ribs(i) > 0
%         for j = 1:n_pseudo_ribs(i)
%             m_pseudo_ribs(i) = m_pseudo_ribs(i) + rho*A_pseudo_rib(floor((length(y)*a_pseudo_ribs(i)*j)/(0.1*s/cosd(sweep_LE))))*t_pseudo_rib*n_pseudo_ribs(i);
%         end
%     end
% end
% 
% for i = 1:length(t_range)
%     for j = 1:length(n_pseudo_ribs)
%         m_total_dcell(i,j) = m_dcell(i) + m_pseudo_ribs(j);
%     end
% end
% 
% figure
% plot(n_pseudo_ribs,m_total_dcell(1,:),'LineWidth',1.5)
% hold on
% plot(n_pseudo_ribs,m_total_dcell(2,:),'LineWidth',1.5)
% plot(n_pseudo_ribs,m_total_dcell(3,:),'LineWidth',1.5)
% plot(n_pseudo_ribs,m_total_dcell(4,:),'LineWidth',1.5)
% plot(n_pseudo_ribs,m_total_dcell(5,:),'LineWidth',1.5)
% hold off
% grid on
% box on
% ax=gca;ax.LineWidth=1;
% set(gca,'FontSize',15)
% set(gca,'TickLabelInterpreter','latex')
% xlabel('Number of Pseudo Ribs','Interpreter', 'latex', 'FontSize',18)
% ylabel('Overall D-Cell Mass [kg]','Interpreter', 'latex', 'FontSize',18)
% legend('$t = 5\,mm$','$t = 5.5\,mm$','$t = 6\,mm$','$t = 6.5\,mm$','$t = 7\,mm$','Interpreter', 'latex', 'FontSize',18)


%% Wing Configuration

%%%%%%%%%%%%%%%%%%%%%%%%% Plot Wing Configuration %%%%%%%%%%%%%%%%%%%%%%%%

load ribLoc2.mat

n = 16; % number of stringers
n_pseudo = 0;
b_stringers = 0.12081;
figure
p1 = plot([0,s,s,0,0],[c_root,c_root-s*tand(sweep_LE),c_root-s*tand(sweep_LE)-c_tip,0,c_root],'k-','LineWidth',1.5);
hold on
z_LE = @(x) ((c_root-(c_root-s*tand(sweep_LE)))/(0-s))*x + c_root;
z = @(x) (((c_root*(1-x_FS)-(c_tip*(1-x_FS)+c_root-s*tand(sweep_LE)-c_tip))/(0-s))*x + c_root*(1-x_FS))*(x>=1.5) + (((c_root*(1-x_FS)-(c_tip*(1-x_FS)+c_root-s*tand(sweep_LE)-c_tip))/(0-s)-0.15)*x + (c_root*(1-x_FS)+0.215))*(x<1.5);
z_RS = @(x) (((c_root*(1-x_RS)-(c_tip*(1-x_RS)+c_root-s*tand(sweep_LE)-c_tip))/(0-s))*x + c_root*(1-x_RS))*(x>=1.5) + (((c_root*(1-x_RS)-(c_tip*(1-x_RS)+c_root-s*tand(sweep_LE)-c_tip))/(0-s)+0.15)*x + (c_root*(1-x_RS)-0.215))*(x<1.5);
for i = 1:n
    hoe = c_tip*(1-x_RS)+c_root-s*tand(sweep_LE)-c_tip+i*b_stringers;
    if hoe <= c_tip*(1-x_FS)+c_root-s*tand(sweep_LE)-c_tip
        x_st(i,:) = [0,s];
        y_st(i,:) = [c_root*(1-x_RS)+i*b_stringers,hoe];
        p3 = plot(x_st(i,:),y_st(i,:),'color',[0, 0.40, 0],'LineWidth',1.5);
    else
        z_stringer = @(x) ((c_root*(1-x_RS)+i*b_stringers-hoe)/(0-s))*x + c_root*(1-x_RS)+i*b_stringers;
        Int = fzero(@(x) z(x)-z_stringer(x), 1);
        plot([0,Int],[c_root*(1-x_RS)+i*b_stringers,z(Int)],'color',[0, 0.40, 0],'LineWidth',1.5)
    end
    plot([0,s],[c_root*(1-x_RS),c_tip*(1-x_RS)+c_root-s*tand(sweep_LE)-c_tip],'color',[0, 0.40, 0],'LineWidth',1.5)
    plot([0,0.75],[c_root*(1-x_RS-0.03),z_RS(0.75)],'color',[0, 0.40, 0],'LineWidth',1.5)
end

for j = 2:length(ribLoc2)-1
    p4 = plot([0+ribLoc2(j),0+ribLoc2(j)],[z(ribLoc2(j)),z_RS(ribLoc2(j))],'r-','LineWidth',1.5); %z(ribLoc2(j))-l_box(round(ribLoc2(j)*100/s)
end

if n_pseudo > 0
    for k = 1:n_pseudo
        spacing = floor(length(y)/(n_pseudo+1));
        p5 = plot([0+y(spacing*k),0+y(spacing*k)],[z_LE(y(spacing*k)),z(y(spacing*k))],'Color',[0.75, 0.75, 0],'LineWidth',1.5);
    end
end
for i = 1:length(y)-1
    p2 = plot([y(i),y(i+1)],[z(y(i)),z(y(i+1))],'b-','LineWidth',1.5)%plot([0,s],[c_root*(1-x_FS),c_tip*(1-x_FS)+c_root-s*tand(sweep_LE)-c_tip],'b-','LineWidth',1.5);
    p2 = plot([y(i),y(i+1)],[z_RS(y(i)),z_RS(y(i+1))],'b-','LineWidth',1.5)
end
p6 = fill([s*0.1,s*0.7,s*0.7,s*0.1,s*0.1],[c_root*0.25-s*0.1*tand(sweep_hinge),c_root*0.25-s*0.7*tand(sweep_hinge),c_root*0.25-s*0.7*tand(sweep_hinge)-0.57,c_root*0.25-s*0.1*tand(sweep_hinge)-0.93,c_root*0.25-s*0.1*tand(sweep_hinge)],[0, 0.30, 0.40]); %0 0.9 0.5
p7 = fill([s*0.7,s*0.95,s*0.95,s*0.7,s*0.7],[c_root*0.25-s*0.7*tand(sweep_hinge),c_root*0.25-s*0.95*tand(sweep_hinge),c_root*0.25-s*0.95*tand(sweep_hinge)-0.44,c_root*0.25-s*0.7*tand(sweep_hinge)-0.57,c_root*0.25-s*0.7*tand(sweep_hinge)],'k'); %0 0.9 0.5
p8 = fill([s*0.1,s*0.99,s*0.99,s*0.1,s*0.1],[c_root-s*0.1*tand(sweep_LE),c_root-s*0.99*tand(sweep_LE),c_root*0.9-s*0.99*tand(sweep_10),c_root*0.9-s*0.1*tand(sweep_10),c_root-s*0.1*tand(sweep_LE)],[0.827,0.827,0.827]);
hold off
box on 
ax=gca;ax.LineWidth=1;
set(gca,'FontSize',15)
set(gca,'TickLabelInterpreter','latex')
xlabel('Spanwise Position [m]','Interpreter', 'latex', 'FontSize',18)
ylabel('Chordwise Position [m]','Interpreter', 'latex', 'FontSize',18)
legend([p2 p3 p4 p8 p6 p7],{'Spars','Stringers','Ribs','Slats','Flaps','Ailerons'},'Interpreter', 'latex', 'FontSize',16)


